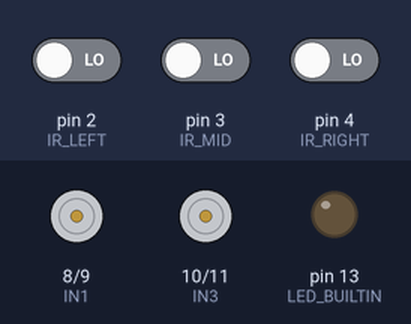
The sketch below on a simulated Arduino Uno, built with avr-gcc and run on an emulated ATmega328P. Shown: motor-driver pin pairs drawn as motors (green arrow = first pin HIGH = forward, orange = second pin HIGH = backward, longer = more drive), output pins drawn as LEDs (lit = HIGH). Inputs (shaded band) come from the test bench; at power-on: pin 2 (IR_LEFT) LOW, pin 3 (IR_MID) LOW, pin 4 (IR_RIGHT) LOW.

Above: at 1.2 s.
1.3 s: pin 2 (IR_LEFT) driven HIGH
At 2.5 s:
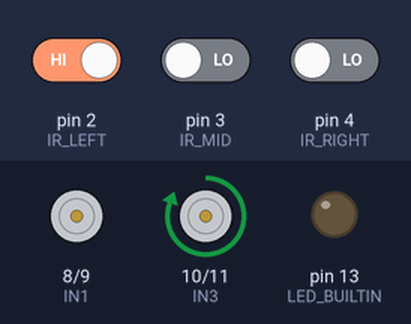
2.8 s: pin 3 (IR_MID) driven HIGH
At 3.9 s:
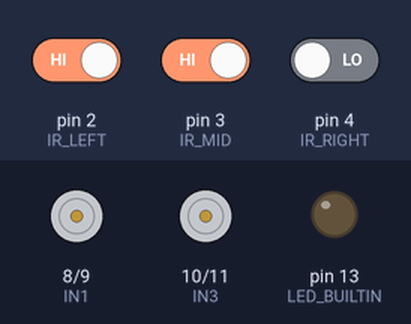
4.3 s: pin 4 (IR_RIGHT) driven HIGH
At 4.9 s:
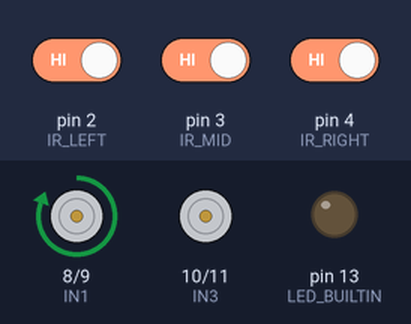
5.8 s: pin 4 (IR_RIGHT) driven LOW
At 6.2 s:
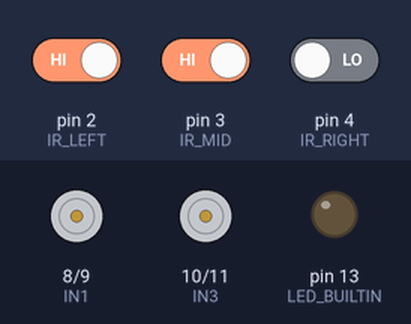
7.3 s: pin 2 (IR_LEFT) driven LOW
At 8.3 s:
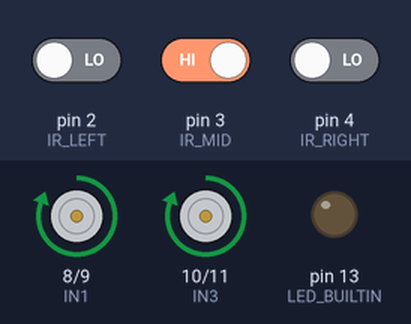
Timing chart, 0 to 9.8 s (numbered marks = the images above; inputs shaded):
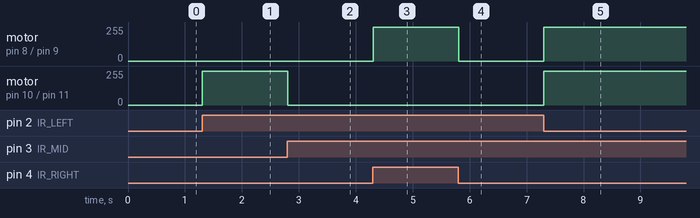

The sketch:

main_sketch.ino
```cpp
// Motor driver pins
#define IN1 8   // Left Motor IN1
#define IN2 9   // Left Motor IN2
#define IN3 10  // Right Motor IN3
#define IN4 11  // Right Motor IN4

// IR sensor pins
#define IR_LEFT 2
#define IR_MID 3
#define IR_RIGHT 4

// Variable to remember the last known position of the line
// -1 = Left, 0 = Center, 1 = Right
int lastLinePosition = 0;
void setup() {
  pinMode(IN1, OUTPUT);
  pinMode(IN2, OUTPUT);
  pinMode(IN3, OUTPUT);
  pinMode(IN4, OUTPUT);

  pinMode(IR_LEFT, INPUT);
  pinMode(IR_MID, INPUT);
  pinMode(IR_RIGHT, INPUT);
  pinMode(LED_BUILTIN, OUTPUT);
}

void loop() {
  int left = digitalRead(IR_LEFT);
  int mid = digitalRead(IR_MID);
  int right = digitalRead(IR_RIGHT);

  // line position based dicitions
  if(mid == HIGH && left == LOW && right == LOW) { //mid only
    moveForward();
  }else if(mid == LOW && left == HIGH && right == LOW) { // left only
    turnLeft();
  }else if(mid == LOW && left == LOW && right == HIGH) { // right only
    turnRight();
  } else if(mid == LOW && left == LOW && right == LOW) { // all are out
    /// Write Ultra Sonic Codes
  }else if(mid == HIGH && left == HIGH && right == HIGH) { // all are on line
    turnRight();

  }else {
    stopMotors();
  }
  delay(10);
}

void moveForward() {
  digitalWrite(IN1, HIGH);
  digitalWrite(IN2, LOW);
  digitalWrite(IN3, HIGH);
  digitalWrite(IN4, LOW);
}

void turnLeft() {
  digitalWrite(IN1, LOW);
  digitalWrite(IN2, LOW);
  digitalWrite(IN3, HIGH);
  digitalWrite(IN4, LOW);
}

void turnRight() {
  digitalWrite(IN1, HIGH);
  digitalWrite(IN2, LOW);
  digitalWrite(IN3, LOW);
  digitalWrite(IN4, LOW);
}

void stopMotors() {
  digitalWrite(IN1, LOW);
  digitalWrite(IN2, LOW);
  digitalWrite(IN3, LOW);
  digitalWrite(IN4, LOW);
}
```

Measured:
- after the input at 1.3 s, motor on pin 10 (IN3) / pin 11 (IN4): stopped → forward 255/255 at once
- after the input at 2.8 s, motor on pin 10 (IN3) / pin 11 (IN4): forward 255/255 → stopped at once
- after the input at 4.3 s, motor on pin 8 (IN1) / pin 9 (IN2): stopped → forward 255/255 at once
- after the input at 5.8 s, motor on pin 8 (IN1) / pin 9 (IN2): forward 255/255 → stopped at once
- after the input at 7.3 s, motor on pin 8 (IN1) / pin 9 (IN2), motor on pin 10 (IN3) / pin 11 (IN4): stopped → forward 255/255 at once
